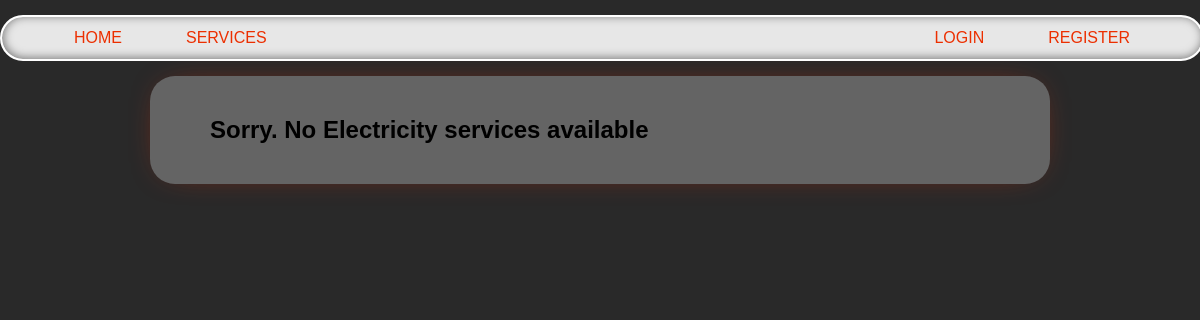
The page /services/Electricity/ on the database as committed earlier.
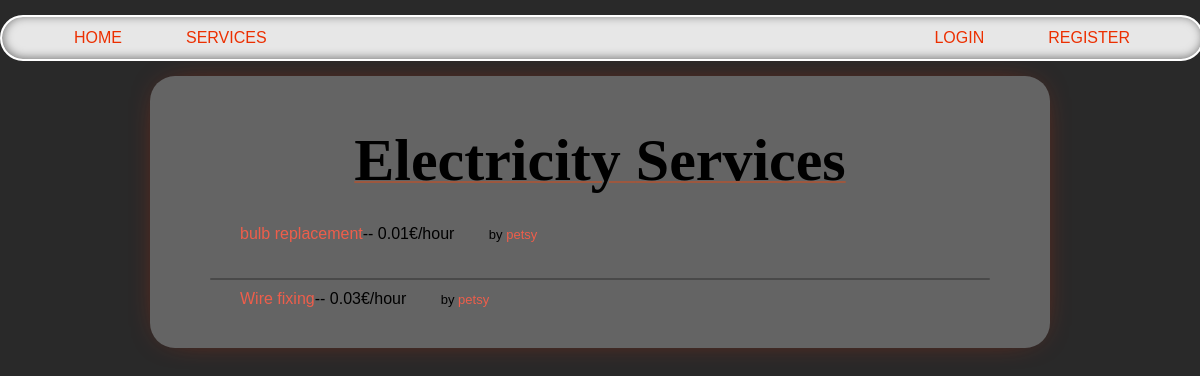
The same page on the database as committed later.
### services/models.py (models this page shows, shortened)
class Service(models.Model):
    company = models.ForeignKey(Company, on_delete=models.CASCADE)
    name = models.CharField(max_length=40)
    description = models.TextField()
    price_hour = models.DecimalField(decimal_places=2, max_digits=100)
    rating = models.IntegerField(validators=[MinValueValidator(
        0), MaxValueValidator(5)], default=0)
    choices = (
        ('Air Conditioner', 'Air Conditioner'),
        ('Carpentry', 'Carpentry'),
        ('Electricity', 'Electricity'),
        ('Gardening', 'Gardening'),
        ('Home Machines', 'Home Machines'),
        ('House Keeping', 'House Keeping'),
        ('Interior Design', 'Interior Design'),
        ('Locks', 'Locks'),
        ('Painting', 'Painting'),
        ('Plumbing', 'Plumbing'),
        ('Water Heaters', 'Water Heaters'),
    )
    field = models.CharField(max_length=30, blank=False,
                             null=False, choices=choices)
    date = models.DateTimeField(auto_now=True, null=False)

### users/models.py (models this page shows, shortened)
class Company(models.Model):
    user = models.OneToOneField(
        User, on_delete=models.CASCADE, primary_key=True)
    field = models.CharField(max_length=70, choices=(('Air Conditioner', 'Air Conditioner'),
                                                     ('All in One', 'All in One'),
                                                     ('Carpentry', 'Carpentry'),
                                                     ('Electricity',
                                                      'Electricity'),
                                                     ('Gardening', 'Gardening'),
                                                     ('Home Machines',
                                                      'Home Machines'),
                                                     ('House Keeping',
                                                      'House Keeping'),
                                                     ('Interior Design',
                                                      'Interior Design'),
                                                     ('Locks', 'Locks'),
                                                     ('Painting', 'Painting'),
                                                     ('Plumbing', 'Plumbing'),
                                                     ('Water Heaters', 'Water Heaters')), blank=False, null=False)
    rating = models.IntegerField(
        validators=[MaxValueValidator(5), MinValueValidator(0)], default=0)

class User(AbstractUser):
    is_company = models.BooleanField(default=False)
    is_customer = models.BooleanField(default=False)
    email = models.CharField(max_length=100, unique=True)

### services/views.py (the view)
# urls.py: path('<slug:field>/', v.service_field, name='services_field'),
def service_field(request, field):
    field = field.replace('-', ' ').title()
    services = Service.objects.filter(
        field=field)
    return render(request, 'services/field.html', {'services': services, 'field': field})

### services/templates/services/field.html (shortened to what this page needs)
{% extends 'main/base.html' %}
{% block content %}
    {% if services.all|length != 0 %}
        <p class="title">{{field}} Services</p>
        <ul class='services_list'>
            {% for service in services.all %}
                <div style="display: ruby;">
                    <div class='service_list_info'>
                        <li><a href="/services/{{service.id}}">{{ service.name }}</a>-- {{ service.price_hour }}€/hour</li>
                    </div>
                    <p style="display:block; margin: 0; float: right;font-size: small; margin-right: 30px;">by <a href="#">{{service.company.user}}</a></p>
                </div>
                {% if forloop.counter != services.all|length %}
                    <div class="line"></div>
                {% endif %}
            {% endfor %}
        </ul>
    {% else %}
        <h2>Sorry. No {{field}} services available</h2>
    {% endif %}
{% endblock %}

Rows that differ between the two databases and show on the page:
added Service: name "bulb replacement", price_hour "0.01", company.user "petsy"
added Service: name "Wire fixing", price_hour "0.03", company.user "petsy"
Other text that changed with them:
{{ field }}: (not shown) → "Electricity"
{{ field }}: "Electricity" → (not shown)
text no longer shown: "Sorry. No services available"
text now shown: "Services"
